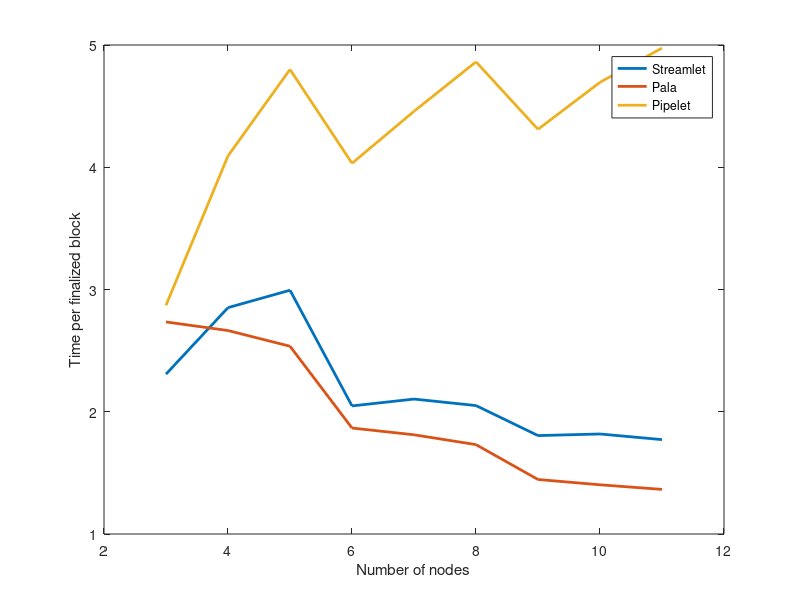

Source code (MATLAB):
% DELAY = 0.5
%{
stream_total_finalize_blocks = [2812, 2860, 2916, 2987, 2996, 2998, 2999, 2999, 2999];
pala_total_finalize_blocks = [2812, 4162, 4646, 6390, 6642, 6919, 8256, 8564, 8836];
pipelet_total_finalize_blocks = [3976, 2935, 2496, 2986, 2703, 2473, 2755, 2606, 2441];
%}

% DELAY = 1
%{
stream_total_finalize_blocks = [2076, 1941, 1915, 2428, 2421, 2590, 2833, 2898, 2932];
pala_total_finalize_blocks = [1983, 2182, 2396, 3213, 3327, 3465, 4138, 4269, 4395];
pipelet_total_finalize_blocks = [1984, 1468, 1292, 1506, 1345, 1214, 1384, 1302, 1220];
%}

% DELAY = 1.5
%{
stream_total_finalize_blocks = [1583, 1398, 1373, 1799, 1798, 1793, 2101, 2160, 2181];
pala_total_finalize_blocks = [1353, 1420, 1577, 2123, 2224, 2281, 2737, 2846, 2948];
pipelet_total_finalize_blocks = [1281, 1000, 852, 1006, 897, 808, 938, 848, 818];
%}

% DELAY = 2
stream_total_finalize_blocks = [1300, 1052, 1002, 1465, 1426, 1463, 1662, 1650, 1693];
pala_total_finalize_blocks = [1097, 1126, 1183, 1607, 1656, 1733, 2075, 2139, 2198];
pipelet_total_finalize_blocks = [1045, 733, 625, 744, 673, 617, 696, 639, 603];

for k = 1: length(stream_total_finalize_blocks)
    y = 3000;
    z = stream_total_finalize_blocks(k);
    c = y/z;
    stream_total_finalize_blocks(k) = c;
end

for k = 1: length(pala_total_finalize_blocks)
    y = 3000;
    z = pala_total_finalize_blocks(k);
    c = y/z;
    pala_total_finalize_blocks(k) = c;
end

for k = 1: length(pipelet_total_finalize_blocks)
    y = 3000;
    z = pipelet_total_finalize_blocks(k);
    c = y/z;
    pipelet_total_finalize_blocks(k) = c;
end

%bar_vals= [stream_total_finalize_blocks, pala_total_finalize_blocks, pipelet_total_finalize_blocks];

%bar(bar_vals, 0.3)
plot(3:11, stream_total_finalize_blocks,'LineWidth',2)
hold on
plot(3:11, pala_total_finalize_blocks,'LineWidth',2)
hold on
plot(3:11, pipelet_total_finalize_blocks,'LineWidth',2)
hold off

%name={'n3','n4','n5','n6','n7','n8','n9','n10','n11','n12','n13','n14','n15'};
%set(gca,'xticklabel',name);
ylabel('Time per finalized block');
xlabel('Number of nodes');
legend('Streamlet','Pala', 'Pipelet');